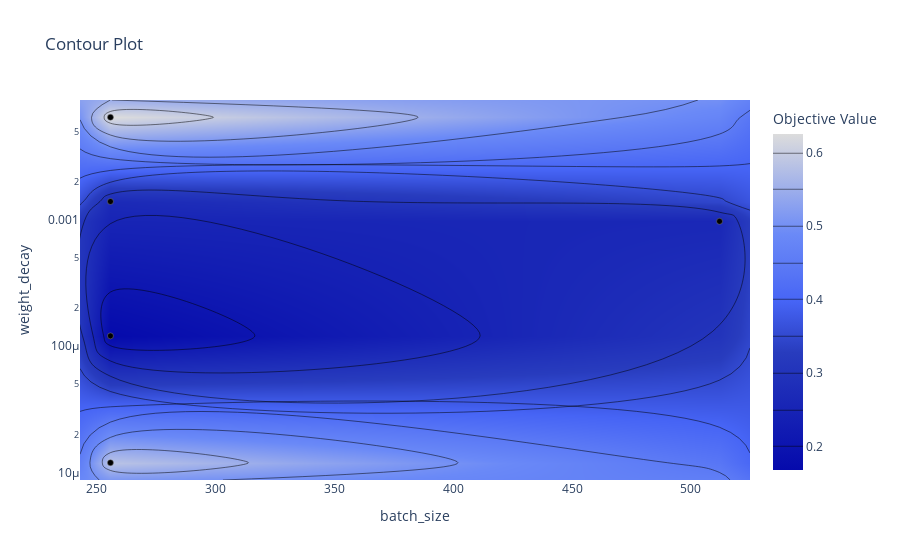

Write notebook code for a chart like this one.
### Code cell
optuna.visualization.plot_contour(study, params=['batch_size', 'weight_decay'])

### Figure 1 — Plotly figure (JSON) as saved in the notebook; plotly's stock layout.template omitted (floating-point values rounded to 4 significant figures)
{"data": [{"colorbar": {"title": {"text": "Objective Value"}}, "colorscale": [[0, "rgb(5,10,172)"], [0.35, "rgb(40,60,190)"], [0.5, "rgb(70,100,245)"], [0.6, "rgb(90,120,245)"], [0.7, "rgb(106,137,247)"], [1, "rgb(220,220,220)"]], "connectgaps": true, "contours": {"coloring": "heatmap"}, "hoverinfo": "none", "line": {"smoothing": 1.3}, "reversescale": false, "type": "contour", "x": [243.2, 256, 512, 524.8], "y": [8.723e-06, 1.195e-05, 0.0001209, 0.0009769, 0.001402, 0.006518, 0.008931], "z": [[null, null, null, null], [null, 0.5829, null, null], [null, 0.168, null, null], [null, null, 0.2625, null], [null, 0.2685, null, null], [null, 0.6252, null, null], [null, null, null, null]]}, {"marker": {"color": "black", "line": {"color": "Grey", "width": 0.5}}, "mode": "markers", "showlegend": false, "type": "scatter", "x": [256, 256, 256, 512, 256], "y": [0.001402, 0.0001209, 0.006518, 0.0009769, 1.195e-05]}], "layout": {"title": {"text": "Contour Plot"}, "xaxis": {"range": [243.2, 524.8], "title": {"text": "batch_size"}}, "yaxis": {"range": [-5.059, -2.049], "title": {"text": "weight_decay"}, "type": "log"}}}
